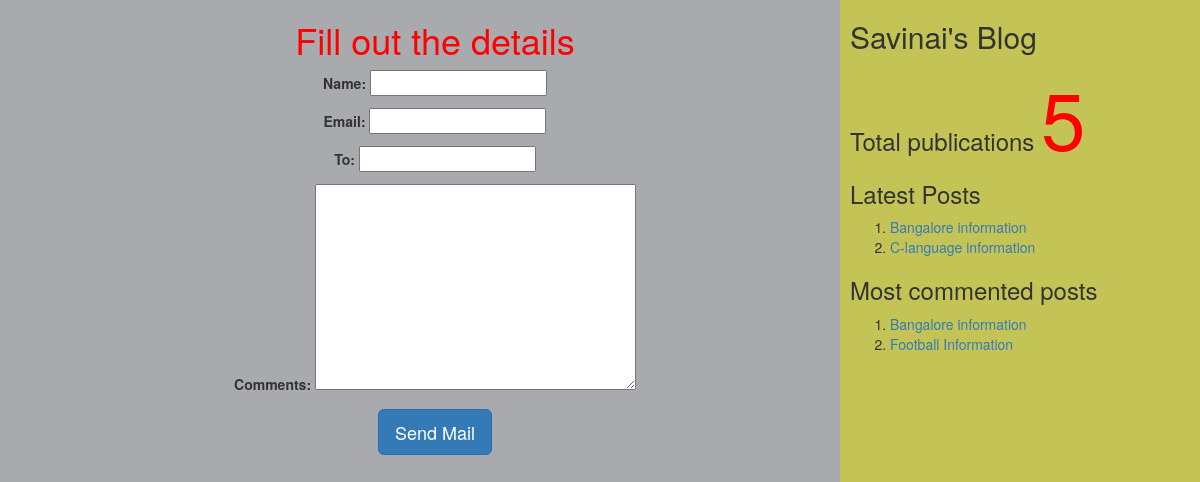
The page /2/share on the database its author committed.
### myApp/models.py (models this page shows, shortened)
class Post(models.Model):
    tags = TaggableManager()
    STATUS_CHOICE=(('draft', 'Draft'),('published', 'Published'))
    title=models.CharField(max_length=200)
    slug=models.SlugField(max_length=50, unique_for_date='publish')
    author=models.ForeignKey(User, related_name='blog_posts', on_delete=models.CASCADE)
    body=models.TextField()
    publish=models.DateTimeField(default=timezone.now)
    created=models.DateTimeField(auto_now_add=True)
    updated=models.DateTimeField(auto_now=True)
    status=models.CharField(max_length=20, choices=STATUS_CHOICE, default='draft')
    objects=CustomerManager()
    class Meta:
        ordering=('-publish',)
    def get_absolute_url(self):
        return reverse('post_detail', args=[self.publish.year, self.publish.strftime('%m'), self.publish.strftime('%d'), self.slug])

### myApp/views.py (the view, shortened to what this page needs)
# urls.py: url(r'^(?P<id>\d+)/share', views.mail_send_view),
def mail_send_view(request, id):
    post = get_object_or_404(Post, id=id, status='published')
    form=EmailSendForm()
    d= {'post':post, 'form':form}
    return render(request, 'myApp/sharebymail.html', d)

### myApp/forms.py
class EmailSendForm(forms.Form):
    name = forms.CharField()
    email = forms.EmailField()
    to = forms.EmailField()
    comments = forms.CharField(required=False, widget=forms.Textarea)

### myApp/models.py (called while the page is built)
    def get_queryset(self):
        return super().get_queryset().filter(status='published')

### myApp/templatetags/mytags.py (called while the page is built)
@register.simple_tag
def total_posts():
    return Post.objects.count()

@register.inclusion_tag('myApp/latest_post.html')
def show_latest_posts(count=3):
    latest_posts=Post.objects.order_by('-publish')[:count]
    return ({'latest_posts':latest_posts})

@register.simple_tag
def get_most_commented_posts(count=2):
    return Post.objects.annotate(total_comments=Count('comments')).order_by('-total_comments')[:count]

### templates/myApp/sharebymail.html (shortened to what this page needs)
<!DOCTYPE html>
<html lang="en" dir="ltr">
{% extends 'myApp/parent.html' %}
    {% block content_block %}
    <center>
    <h1 style="color:red;">Fill out the details</h1>
    <form method="post">
      {{form.as_p}}
      <input type="submit" class='btn btn-lg btn-primary' value="Send Mail">
    </form>
    </center>
    {% endblock %}

### templates/myApp/parent.html (shortened to what this page needs)
<!DOCTYPE html>
{%load mytags%}
<html lang="en" dir="ltr">
  <head>
    <link rel="stylesheet" href="https://maxcdn.bootstrapcdn.com/bootstrap/3.3.7/css/bootstrap.min.css">
  </head>
  <body>
    <div class="content" style="width:70%; float:left; background-color:#a8aaad; height:1000px; padding: 0 0 0 30px;">
      {% block content_block %}
      {% endblock %}
    </div>
    <div class="sidebar" style="width:30%; float:right; height:1000px; background-color:#c4c456; padding: 0 0 0 10px">
      <h2>Savinai's Blog</h2>
      <h3>Total publications
        <span style='color:red; font-size:80px'>{%total_posts%}</span>
      </h3>
      <h3>Latest Posts</h3>
      {%show_latest_posts 2%}
      <h3>Most commented posts</h3>
      {% get_most_commented_posts as m %}
      <ol>
        {% for post in m %}
        <li><a href="{{post.get_absolute_url}}">{{post.title}}</a> </li>
        {% endfor %}
      </ol>
    </div>
  </body>
</html>

### templates/myApp/latest_post.html
<!DOCTYPE html>
<html lang="en" dir="ltr">
  <body>
    <ol>
    {% for post in latest_posts %}
    <li><a href="{{post.get_absolute_url}}">{{post.title}}</a></li>
    {% endfor %}
    </ol>
  </body>
</html>

### rows shown on the page
Post: title "Bangalore information"
Post: title "C-language information"
Post: title "Football Information"
